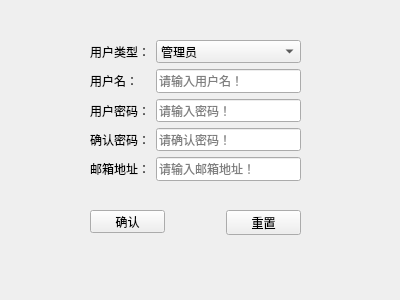
<?xml version="1.0" encoding="UTF-8"?>
<ui version="4.0">
 <class>Register</class>
 <widget class="QWidget" name="Register">
  <property name="windowModality">
   <enum>Qt::ApplicationModal</enum>
  </property>
  <property name="geometry">
   <rect>
    <x>0</x>
    <y>0</y>
    <width>400</width>
    <height>300</height>
   </rect>
  </property>
  <property name="font">
   <font>
    <family>Microsoft YaHei</family>
   </font>
  </property>
  <property name="windowTitle">
   <string>注册窗口</string>
  </property>
  <widget class="QPushButton" name="pushButton">
   <property name="geometry">
    <rect>
     <x>90</x>
     <y>210</y>
     <width>75</width>
     <height>23</height>
    </rect>
   </property>
   <property name="text">
    <string>确认</string>
   </property>
  </widget>
  <widget class="QPushButton" name="pushButton_2">
   <property name="geometry">
    <rect>
     <x>226</x>
     <y>210</y>
     <width>75</width>
     <height>25</height>
    </rect>
   </property>
   <property name="text">
    <string>重置</string>
   </property>
  </widget>
  <widget class="QWidget" name="layoutWidget">
   <property name="geometry">
    <rect>
     <x>90</x>
     <y>40</y>
     <width>211</width>
     <height>141</height>
    </rect>
   </property>
   <layout class="QFormLayout" name="formLayout">
    <property name="fieldGrowthPolicy">
     <enum>QFormLayout::AllNonFixedFieldsGrow</enum>
    </property>
    <item row="0" column="0">
     <widget class="QLabel" name="label_5">
      <property name="text">
       <string>用户类型：</string>
      </property>
     </widget>
    </item>
    <item row="0" column="1">
     <widget class="QComboBox" name="comboBox">
      <item>
       <property name="text">
        <string>管理员</string>
       </property>
      </item>
      <item>
       <property name="text">
        <string>卖家</string>
       </property>
      </item>
     </widget>
    </item>
    <item row="1" column="0">
     <widget class="QLabel" name="label">
      <property name="font">
       <font>
        <family>Microsoft YaHei UI</family>
       </font>
      </property>
      <property name="text">
       <string>用户名：</string>
      </property>
     </widget>
    </item>
    <item row="1" column="1">
     <widget class="QLineEdit" name="lineEdit">
      <property name="placeholderText">
       <string>请输入用户名！</string>
      </property>
     </widget>
    </item>
    <item row="2" column="0">
     <widget class="QLabel" name="label_2">
      <property name="text">
       <string>用户密码：</string>
      </property>
     </widget>
    </item>
    <item row="2" column="1">
     <widget class="QLineEdit" name="lineEdit_2">
      <property name="placeholderText">
       <string>请输入密码！</string>
      </property>
     </widget>
    </item>
    <item row="4" column="0">
     <widget class="QLabel" name="label_4">
      <property name="text">
       <string>邮箱地址：</string>
      </property>
     </widget>
    </item>
    <item row="4" column="1">
     <widget class="QLineEdit" name="lineEdit_4">
      <property name="placeholderText">
       <string>请输入邮箱地址！</string>
      </property>
     </widget>
    </item>
    <item row="3" column="0">
     <widget class="QLabel" name="label_3">
      <property name="text">
       <string>确认密码：</string>
      </property>
     </widget>
    </item>
    <item row="3" column="1">
     <widget class="QLineEdit" name="lineEdit_3">
      <property name="placeholderText">
       <string>请确认密码！</string>
      </property>
     </widget>
    </item>
   </layout>
  </widget>
 </widget>
 <resources/>
 <connections/>
</ui>
